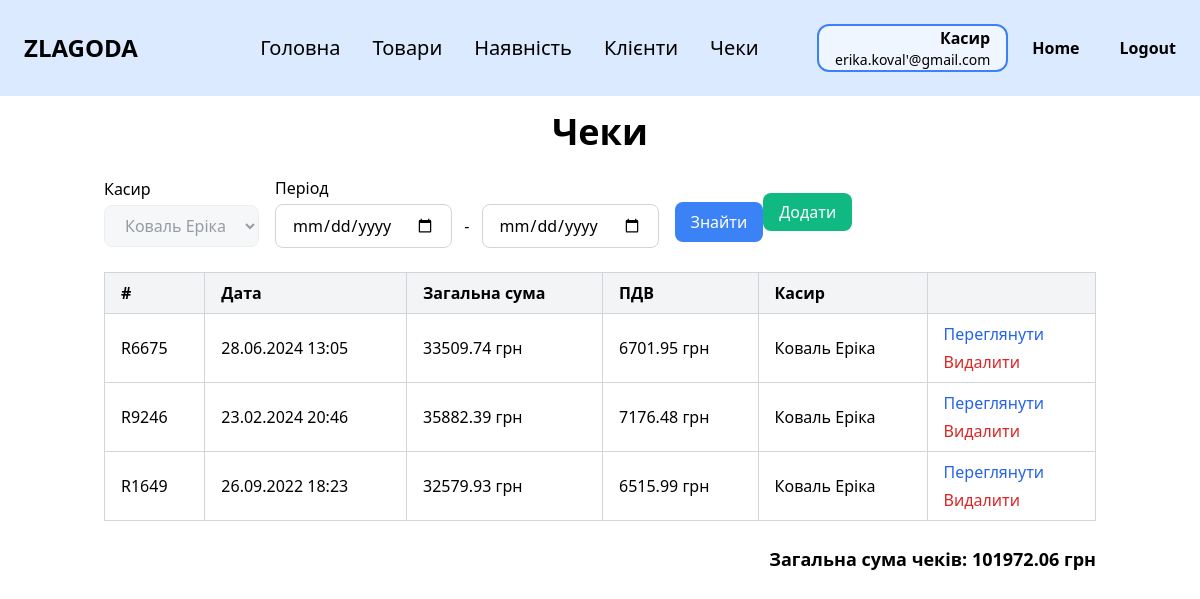
/receipts (signed in), run on an earlier commit of the app's database.
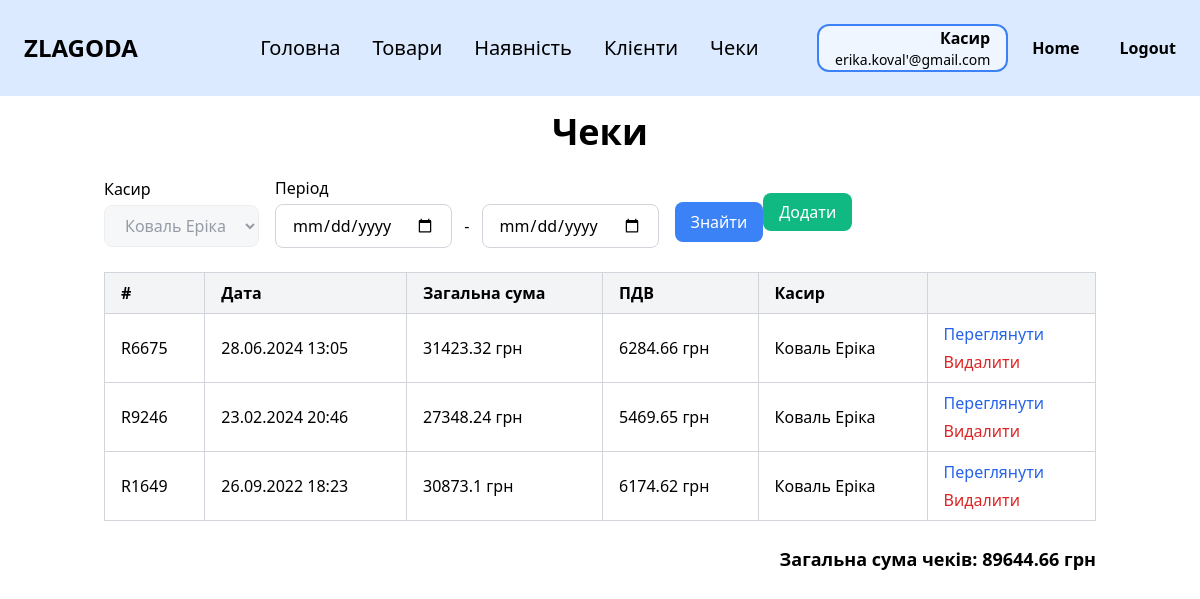
And on a later commit of the database.
### zlg_website/models.py (models this page shows, shortened)
class Employee(db.Model, UserMixin):
    __tablename__ = 'employee'
    id = db.Column(db.Integer, primary_key=True)
    last_name = db.Column(db.String(100))
    first_name = db.Column(db.String(100))
    middle_name = db.Column(db.String(100))
    position = db.Column(db.String(100))
    salary = db.Column(db.Float)
    start_date = db.Column(db.Date)
    birth_date = db.Column(db.Date)
    phone = db.Column(db.String(20))
    city = db.Column(db.String(100))
    street = db.Column(db.String(100))
    postal_code = db.Column(db.String(10))
    password = db.Column(db.String(10000))
    email = db.Column(db.String(100), unique=True)
    @property
    def full_name(self):
        parts = [self.last_name, self.first_name, self.middle_name]
        return " ".join(part for part in parts if part)
    @property
    def address(self):
        return f"{self.city}, {self.street}, {self.postal_code}"

class Receipt(db.Model):
    __tablename__ = 'receipt'
    receipt_number = db.Column(db.String(20), primary_key=True)
    date = db.Column(db.DateTime(timezone=True), default=func.now())
    customer_card_number = db.Column(db.String(20), db.ForeignKey('customer_card.card_number'), nullable=True)
    customer_card = db.relationship('CustomerCard', backref='receipts')
    employee_id = db.Column(db.Integer, db.ForeignKey('employee.id'))
    employee = db.relationship('Employee', backref='receipts')
    @property
    def total_sum(self):
        return round(sum(item.quantity * item.store_product.price for item in self.items), 2)
    @property
    def vat(self):
        return round(self.total_sum * 0.2, 2)

class ReceiptItem(db.Model):
    __tablename__ = 'receipt_item'
    id = db.Column(db.Integer, primary_key=True)
    receipt_number = db.Column(db.String(20), db.ForeignKey('receipt.receipt_number'))
    upc = db.Column(db.String(12), db.ForeignKey('store_product.upc'))
    quantity = db.Column(db.Integer)
    receipt = db.relationship('Receipt', backref='items')
    store_product = db.relationship('StoreProduct', backref='receipt_items')

class StoreProduct(db.Model):
    __tablename__ = 'store_product'
    upc = db.Column(db.String(12), primary_key=True)
    price = db.Column(db.Float)
    quantity = db.Column(db.Integer)
    expiration_date = db.Column(db.Date)  # НОВЕ: дата придатності
    is_promotional = db.Column(db.Boolean, default=False)  # Додано поле для акційного статусу
    promo_price = db.Column(db.Float)
    product_id = db.Column(db.Integer, db.ForeignKey('product.id'))
    product = db.relationship('Product', backref='store_items')
    @property
    def calculate_promotional(self):
        """Визначає, чи є товар акційним: якщо термін збігає і кількість велика."""
        soon_expiring = self.expiration_date and self.expiration_date <= datetime.now().date() + timedelta(days=7)
        high_quantity = self.quantity > 30
        return soon_expiring and high_quantity
    @property
    def calculate_promo_price(self):
        """Ціна акційного товару зі знижкою 20%"""
        return round(self.price * 0.8, 2) if self.is_promotional else self.price

### zlg_website/views/receipts.py (the view)
@views.route('/receipts')
@login_required
def receipts():
    employee_id = request.args.get('employee_id', type=int)
    date_from = request.args.get('date_from')
    date_to = request.args.get('date_to')
    sort = request.args.get('sort', 'date')
    order = request.args.get('order', 'desc')
    query = Receipt.query
    if current_user.position == 'Касир':
        query = query.filter(Receipt.employee_id == current_user.id)
    elif employee_id:
        query = query.filter(Receipt.employee_id == employee_id)
    if date_from:
        date_from = datetime.strptime(date_from, '%Y-%m-%d')
        query = query.filter(Receipt.date >= date_from)
    if date_to:
        date_to = datetime.strptime(date_to, '%Y-%m-%d')
        date_to = date_to + timedelta(days=1)
        query = query.filter(Receipt.date < date_to)
    if sort == 'date':
        if order == 'asc':
            query = query.order_by(Receipt.date.asc())
        else:
            query = query.order_by(Receipt.date.desc())
    receipts = query.all()
    total_sum = sum(receipt.total_sum for receipt in receipts)
    employees = Employee.query.all()
    return render_template(
        'receipts.html',
        user=current_user,
        receipts=receipts,
        employees=employees,
        total_sum=total_sum,
        sort=sort,
        order=order
    )

### zlg_website/__init__.py (called while the page is built)
def create_app():
    app = Flask(__name__)
    app.config['SECRET_KEY'] = 'zlagoda'
    app.config['SQLALCHEMY_DATABASE_URI'] = f'sqlite:///{os.path.join(app.instance_path, DB_NAME)}'
    db.init_app(app)
    from .views import views
    from .auth import auth
    app.register_blueprint(views, url_prefix='/')
    app.register_blueprint(auth, url_prefix='/')
    from .models import Employee
    with app.app_context():
        if database_is_empty():
            create_database(app)
    login_manager = LoginManager()
    login_manager.login_view = 'auth.login'
    login_manager.init_app(app)
    @login_manager.user_loader
    def load_user(id):
        return Employee.query.get(int(id))
    return app

### zlg_website/templates/receipts.html (shortened to what this page needs)
{% extends "base.html" %}
{% block content %}
<div class="py-4">
    <h1 class="text-4xl font-bold mb-6 text-center">Чеки</h1>
    <div class="flex justify-between items-center mb-6">
        <form method="get" action="{{ url_for('views.receipts') }}" class="flex items-center">
            <div class="mr-4">
                <p class="mb-1">Касир</p>
                {% if user.position == 'Касир' %}
                <select name="employee_id" class="px-4 py-2 border rounded-lg bg-gray-100 text-gray-500" disabled>
                    <option selected>{{ user.last_name }} {{ user.first_name }}</option>
                </select>
                {% endif %}
            </div>
            <div class="mr-4">
                <p class="mb-1">
                    <a href="{{ url_for('views.receipts', sort=sort, order=order) }}" class="btn btn-outline-secondary">
                    Період
                </a>
                </p>
                <input
                        type="date"
                        name="date_from"
                        class="px-4 py-2 border border-gray-300 rounded-lg focus:outline-none focus:ring-2 focus:ring-blue-500"
                        value="{{ request.args.get('date_from', '') }}"
                />
                <span class="mx-2">-</span>
                <input
                        type="date"
                        name="date_to"
                        class="px-4 py-2 border border-gray-300 rounded-lg focus:outline-none focus:ring-2 focus:ring-blue-500"
                        value="{{ request.args.get('date_to', '') }}"
                />
            </div>
            <div>
                <button type="submit" class="mt-5 px-4 py-2 bg-blue-500 text-white rounded-lg hover:bg-blue-600">
                    Знайти
                </button>
            </div>
            {% if user.position == 'Касир' %}
            <div>
                <a class="px-4 py-2 bg-green-500 text-white rounded-lg hover:bg-green-600">
                    Додати
                </a>
            </div>
            {% endif %}
        </form>
    </div>
    <div class="overflow-x-auto">
        <table class="min-w-full border-collapse border border-gray-300">
            <thead>
            <tr class="bg-gray-100">
                <th class="border border-gray-300 px-4 py-2 text-left">
                    #
                </th>
                <th class="border border-gray-300 px-4 py-2 text-left">
                    <a href="{{ url_for('views.receipts', sort='date', order='desc' if sort == 'date' and order == 'asc' else 'asc') }}" class="hover:underline">
                        Дата
                    </a>
                </th>
                <th class="border border-gray-300 px-4 py-2 text-left">
                    Загальна сума
                </th>
                <th class="border border-gray-300 px-4 py-2 text-left">
                    ПДВ
                </th>
                <th class="border border-gray-300 px-4 py-2 text-left">
                    Касир
                </th>
                <th class="border border-gray-300 px-4 py-2 text-left">
                </th>
            </tr>
            </thead>
            <tbody>
            {% if receipts %}
            {% for receipt in receipts %}
            <tr>
                <td class="border border-gray-300 px-4 py-2">{{ receipt.receipt_number }}</td>
                <td class="border border-gray-300 px-4 py-2">{{ receipt.date.strftime('%d.%m.%Y %H:%M') }}</td>
                <td class="border border-gray-300 px-4 py-2">{{ receipt.total_sum }} грн</td>
                <td class="border border-gray-300 px-4 py-2">{{ receipt.vat }} грн</td>
                <td class="border border-gray-300 px-4 py-2">{{ receipt.employee.last_name }} {{
                    receipt.employee.first_name }}
                </td>
                <td class="border border-gray-300 px-4 py-2">
                    <div class="flex flex-col space-y-1">
                        <a href="{{ url_for('views.view_receipt', receipt_number=receipt.receipt_number) }}"
                           class="text-blue-600 hover:underline">Переглянути</a>
                        <form method="POST"
                              action="{{ url_for('views.delete_receipt', receipt_number=receipt.receipt_number) }}"
                              onsubmit="return confirm('Ви впевнені, що хочете видалити цей чек?')" class="inline">
                            <button type="submit" class="text-red-600 hover:underline">Видалити</button>
                        </form>
                    </div>
                </td>
            </tr>
            {% endfor %}
            {% else %}
            <tr>
                <td colspan="6" class="border border-gray-300 px-4 py-2 text-center">Немає результатів</td>
            </tr>
            {% endif %}
            </tbody>
        </table>
    </div>
    <div class="mt-6 text-right">
        <div class="font-bold text-lg">
            Загальна сума чеків: {% if receipts %}{{ total_sum }} грн{% else %}0 грн{% endif %}
        </div>
    </div>
</div>
{% endblock %}

### zlg_website/templates/base.html (shortened to what this page needs)
<!DOCTYPE html>
<html lang="en">
<head>
    <link rel="stylesheet" href="https://cdn.jsdelivr.net/npm/tailwindcss@2.2.19/dist/tailwind.min.css">
</head>
<body class="bg-white text-black">
<nav class="bg-blue-100 p-6">
    <div class="flex items-center justify-between">
        <div class="text-black text-2xl font-black mr-16">ZLAGODA</div>
        {% if user.is_authenticated %}
        <div class="flex gap-8 max-md:gap-5 max-sm:hidden">
            <a href="/" class="text-xl cursor-pointer max-md:text-base">Головна</a>
            {% if user.position == 'Менеджер' %}
            <a href="/employees" class="text-xl cursor-pointer max-md:text-base">Працівники</a>
            <a href="/categories" class="text-xl cursor-pointer max-md:text-base">Категорії</a>
            <a href="/products" class="text-xl cursor-pointer max-md:text-base">Товари</a>
            <a href="/stock" class="text-xl cursor-pointer max-md:text-base">Наявність</a>
            <a href="/clients" class="text-xl cursor-pointer max-md:text-base">Клієнти</a>
            <a href="/receipts" class="text-xl cursor-pointer max-md:text-base">Чеки</a>
            {% elif user.position == 'Касир' %}
            <a href="/products" class="text-xl cursor-pointer max-md:text-base">Товари</a>
            <a href="/stock" class="text-xl cursor-pointer max-md:text-base">Наявність</a>
            <a href="/clients" class="text-xl cursor-pointer max-md:text-base">Клієнти</a>
            <a href="/receipts" class="text-xl cursor-pointer max-md:text-base">Чеки</a>
            {% endif %}
        </div>
        {% endif %}
        {% if user.is_authenticated %}
        <div class="flex items-center gap-6">
            <div class="px-4 border-2 border-blue-500 rounded-xl bg-blue-50 text-right">
                <p class="text-base font-semibold">
                    {% if user.position == 'Касир' %}
                    Касир
                    {% elif user.position == 'Менеджер' %}
                    Менеджер
                    {% else %}
                    {{ user.position }}
                    {% endif %}
                </p>
                <p class="text-sm">{{ user.email }}</p>
            </div>
            <a href="/welcome" class="text-black font-bold mr-4">Home</a>
            <a href="/logout" class="text-black font-bold">Logout</a>
        </div>
        {% else %}
        <a href="/login" class="text-black font-bold">Login</a>
        {% endif %}
    </div>
</nav>
<div class="container mx-auto px-4">
    {% block content %}{% endblock %}
</div>
</body>
</html>

What changed in the data, as far as the page shows it:
changed through a linked row, Receipt "R6675": total_sum "33509.74" → "31423.32"; vat "6701.95" → "6284.66"
changed through a linked row, Receipt "R9246": total_sum "35882.39" → "27348.24"; vat "7176.48" → "5469.65"
changed through a linked row, Receipt "R1649": total_sum "32579.93" → "30873.1"; vat "6515.99" → "6174.62"
Also different on the page:
{{ total_sum }}: "101972.06" → "89644.66"
